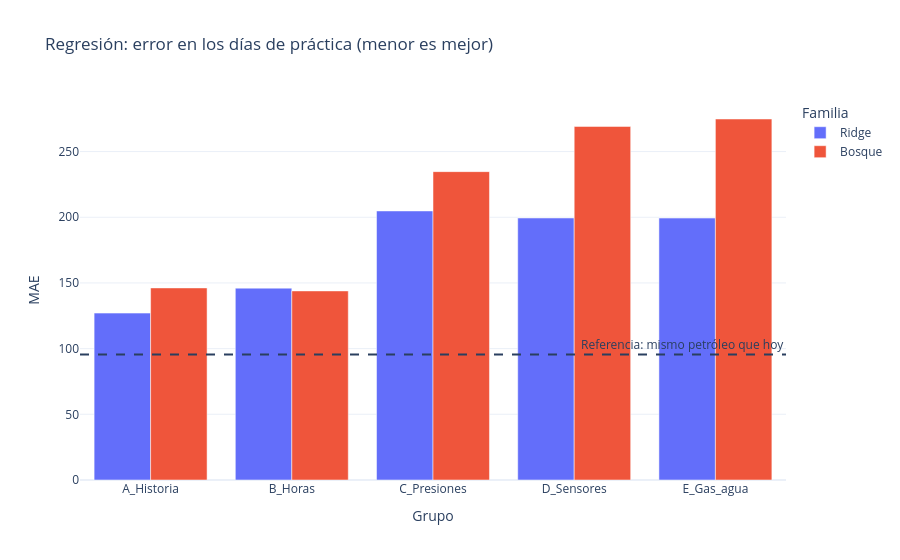

Write notebook code for a chart like this one.
### Markdown cell above
## 4. Regresión: probar modelos y ajustar su complejidad

Ridge aprende una combinación de pistas y limita cuánto depende de cada una. Un bosque combina árboles que hacen preguntas sobre las pistas. Probamos pocos ajustes: fuerza del límite de Ridge; profundidad y mínimo de ejemplos por hoja del bosque. Todos usan semilla fija para poder repetir el experimento.

Para cada grupo A–E buscamos el menor MAE promedio en las tres rondas antiguas. Después comparamos esos candidatos con validación. Miramos también el error de entrenamiento: una diferencia grande puede señalar sobreajuste, aunque también puede reflejar cambios del pozo. No garantiza que optimizar ajustes elimine el problema.

No eliminamos fechas porque un sensor esté vacío. No recortamos predicciones negativas de Ridge: se cuentan como error y se informa cuántas produjo.

### Code cell
resultados_cv = []
candidatos = {}
busquedas = {}

def ajustar_tarea(tarea):
    tabla = partes[tarea]["Entrenamiento"]
    val = partes[tarea]["Validación"]
    objetivo = tareas[tarea]
    if tarea == "Regresión":
        familias = {
            "Ridge": (Ridge(), {"modelo__alpha": [1.0, 100.0, 1000.0]}),
            "Bosque": (RandomForestRegressor(n_estimators=80, random_state=SEED, n_jobs=1),
                       [{"modelo__max_depth": [4], "modelo__min_samples_leaf": [20], "modelo__max_features": [0.8]},
                        {"modelo__max_depth": [8], "modelo__min_samples_leaf": [10], "modelo__max_features": [0.8]}]),
        }
        scoring = "neg_mean_absolute_error"
    else:
        familias = {
            "Logística": (LogisticRegression(max_iter=3000, solver="lbfgs"), {"modelo__C": [0.01, 0.1, 1.0]}),
            "Bosque": (RandomForestClassifier(n_estimators=80, random_state=SEED, n_jobs=1),
                       [{"modelo__max_depth": [4], "modelo__min_samples_leaf": [20], "modelo__max_features": [0.8]},
                        {"modelo__max_depth": [8], "modelo__min_samples_leaf": [10], "modelo__max_features": [0.8]}]),
        }
        scoring = "average_precision"
    filas = []
    for grupo, columnas in grupos.items():
        entradas = columnas + categoricas
        for familia, (estimador, opciones) in familias.items():
            busqueda = GridSearchCV(preparar_modelo(columnas, estimador), opciones, cv=rondas[tarea],
                                    scoring=scoring, refit=True, return_train_score=True, n_jobs=1, error_score="raise")
            busqueda.fit(tabla[entradas], tabla[objetivo])
            modelo = busqueda.best_estimator_
            clave = (tarea, grupo, familia)
            candidatos[clave] = modelo
            busquedas[clave] = busqueda
            resumen_cv = pd.DataFrame(busqueda.cv_results_)
            for _, r in resumen_cv.iterrows():
                resultados_cv.append({"Tarea": tarea, "Grupo": grupo, "Familia": familia,
                                      "Parámetros": json.dumps(r["params"], ensure_ascii=False),
                                      "Puntuación CV": r["mean_test_score"], "Desvío CV": r["std_test_score"],
                                      "Puntuación entrenamiento CV": r["mean_train_score"], "Orden": int(r["rank_test_score"])})
            if tarea == "Regresión":
                p_train = modelo.predict(tabla[entradas]); p_val = modelo.predict(val[entradas])
                fila = {"MAE entrenamiento": mean_absolute_error(tabla[objetivo], p_train),
                        **metricas_regresion(val[objetivo], p_val), "MAE CV": -busqueda.best_score_}
            else:
                p_train = modelo.predict_proba(tabla[entradas])[:, 1]; p_val = modelo.predict_proba(val[entradas])[:, 1]
                fila = {"AP entrenamiento": average_precision_score(tabla[objetivo], p_train),
                        **metricas_clasificacion(val[objetivo], p_val), "AP CV": busqueda.best_score_}
            filas.append({"Tarea": tarea, "Grupo": grupo, "Familia": familia,
                          "Parámetros": json.dumps(busqueda.best_params_, ensure_ascii=False), **fila})
            print(tarea, grupo, familia, "completado")
    return pd.DataFrame(filas)

validacion_reg = ajustar_tarea("Regresión")
display(validacion_reg.sort_values("MAE"))
fig_reg = px.bar(validacion_reg, x="Grupo", y="MAE", color="Familia", barmode="group",
                 title="Regresión: error en los días de práctica (menor es mejor)", template="plotly_white")
fig_reg.add_hline(y=referencias_validacion[0]["MAE"], line_dash="dash", annotation_text="Referencia: mismo petróleo que hoy")
fig_reg.show()

### Figure 1 — Plotly figure (JSON) as saved in the notebook; plotly's stock layout.template omitted (floating-point values rounded to 4 significant figures)
{"data": [{"alignmentgroup": "True", "hovertemplate": "Familia=Ridge<br>Grupo=%{x}<br>MAE=%{y}<extra></extra>", "legendgroup": "Ridge", "marker": {"color": "#636efa", "pattern": {"shape": ""}}, "name": "Ridge", "offsetgroup": "Ridge", "orientation": "v", "showlegend": true, "textposition": "auto", "type": "bar", "x": ["A_Historia", "B_Horas", "C_Presiones", "D_Sensores", "E_Gas_agua"], "xaxis": "x", "y": [127.0, 146.0, 204.8, 199.5, 199.4], "yaxis": "y"}, {"alignmentgroup": "True", "hovertemplate": "Familia=Bosque<br>Grupo=%{x}<br>MAE=%{y}<extra></extra>", "legendgroup": "Bosque", "marker": {"color": "#EF553B", "pattern": {"shape": ""}}, "name": "Bosque", "offsetgroup": "Bosque", "orientation": "v", "showlegend": true, "textposition": "auto", "type": "bar", "x": ["A_Historia", "B_Horas", "C_Presiones", "D_Sensores", "E_Gas_agua"], "xaxis": "x", "y": [146.2, 143.9, 234.7, 269.1, 274.8], "yaxis": "y"}], "layout": {"annotations": [{"showarrow": false, "text": "Referencia: mismo petróleo que hoy", "x": 1, "xanchor": "right", "xref": "x domain", "y": 95.49, "yanchor": "bottom", "yref": "y"}], "barmode": "group", "legend": {"title": {"text": "Familia"}, "tracegroupgap": 0}, "shapes": [{"line": {"dash": "dash"}, "type": "line", "x0": 0, "x1": 1, "xref": "x domain", "y0": 95.49, "y1": 95.49, "yref": "y"}], "title": {"text": "Regresión: error en los días de práctica (menor es mejor)"}, "xaxis": {"anchor": "y", "domain": [0, 1], "title": {"text": "Grupo"}}, "yaxis": {"anchor": "x", "domain": [0, 1], "title": {"text": "MAE"}}}}
